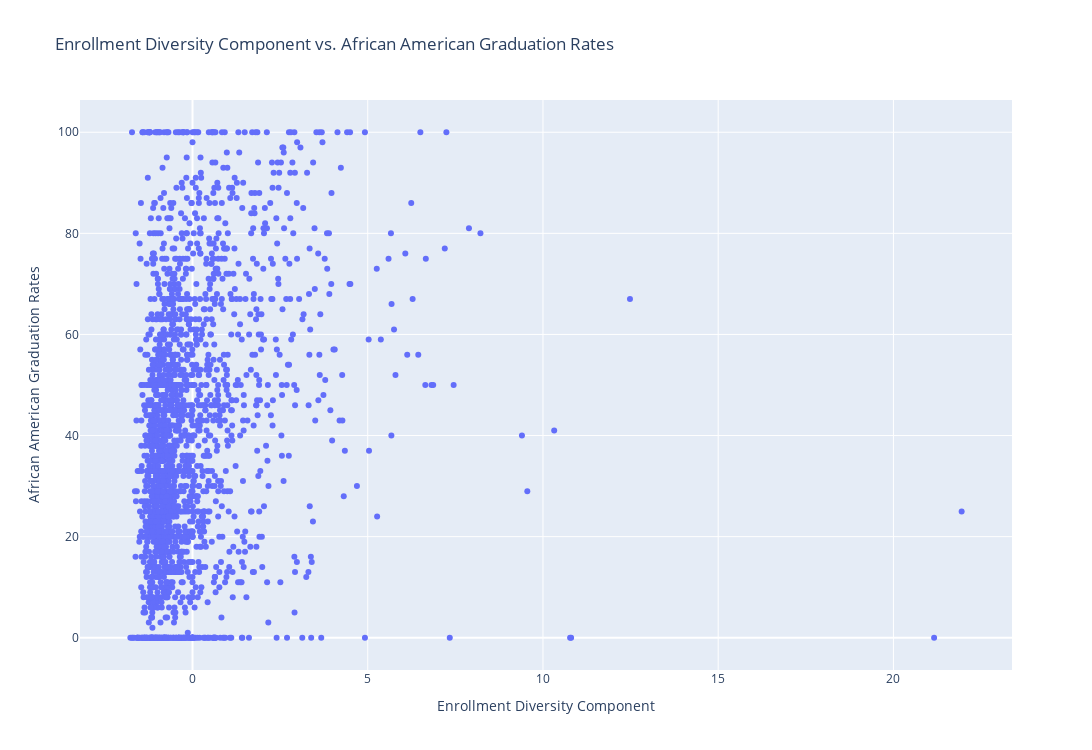

Notebook source saved alongside this figure:
### Code cell
fig = go.Figure()

fig.add_trace(
    
    go.Scatter(
        x = component1.flatten(), y = y_black.to_numpy(), mode='markers'
    )
)

fig.update_layout(
    height = 750,
    width = 1200,
    xaxis = {
        "title": "Enrollment Diversity Component",
        
    },
    yaxis = {
        "title": "African American Graduation Rates"
    },
    title = "Enrollment Diversity Component vs. African American Graduation Rates"
)

fig.show()

### Figure 1 — Plotly figure (JSON) as saved in the notebook; plotly's stock layout.template omitted (floating-point values rounded to 4 significant figures; data arrays with more than 128 entries replaced by an {"elided": "..."} marker saying what was removed)
{"data": [{"mode": "markers", "type": "scatter", "x": {"elided": "2027 float values"}, "y": {"elided": "2027 int values"}}], "layout": {"height": 750, "title": {"text": "Enrollment Diversity Component vs. African American Graduation Rates"}, "width": 1200, "xaxis": {"title": {"text": "Enrollment Diversity Component"}}, "yaxis": {"title": {"text": "African American Graduation Rates"}}}}
